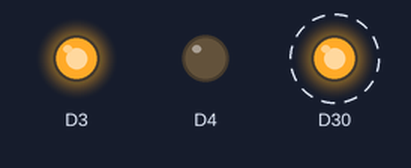
A sketch run on a simulated nRF52 board. On the bench: output pins drawn as LEDs (lit = HIGH). Dashed ring = blinking. A phone connects over Bluetooth LE 3 s after start.

Above: at 0.5 s.
Timing chart, 0 to 3.0 s (numbered marks = the images above):
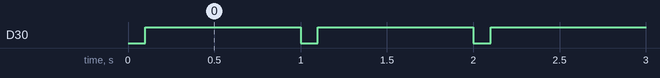

The sketch:

wefind_advertise.ino
```cpp
/**
 * weFind Ball — BLE Advertise Prototype
 *
 * Target: Seeed Studio XIAO BLE Sense (nRF52840)
 * Library: bluefruit.h — built into the Seeed nRF52 board package, no install needed
 *
 * What this does:
 *   - Advertises a custom BLE service UUID so an iPhone can detect the ball
 *   - Blinks the onboard LED once per second to confirm it's running
 *
 * Setup:
 *   1. Select board: Seeed nRF52 Boards > Seeed XIAO BLE Sense - nRF52840
 *   2. Upload this sketch
 *   3. Open nRF Connect app on iPhone, scan — you should see "weFind Ball"
 */

#include <bluefruit.h>

// Custom service UUID for the weFind ball.
// This is what the iOS app will scan for.
// 128-bit UUID — keep this consistent across firmware and iOS app
const uint8_t WEFIND_SERVICE_UUID[] = {
  0x90, 0x78, 0x56, 0x34, 0x12, 0xEF, 0xCD, 0xAB,
  0x90, 0x78, 0xF6, 0xE5, 0xD4, 0xC3, 0xB2, 0xA1
};

BLEService ballService(WEFIND_SERVICE_UUID);

void setup() {
  pinMode(LED_RED,   OUTPUT);
  pinMode(LED_GREEN, OUTPUT);
  pinMode(LED_BLUE,  OUTPUT);
  digitalWrite(LED_RED,   HIGH);
  digitalWrite(LED_GREEN, HIGH);
  digitalWrite(LED_BLUE,  HIGH);

  Bluefruit.begin();
  Bluefruit.setName("weFind Ball");

  ballService.begin();

  // Configure and start advertising
  Bluefruit.Advertising.addFlags(BLE_GAP_ADV_FLAGS_LE_ONLY_GENERAL_DISC_MODE);
  Bluefruit.Advertising.addTxPower();
  Bluefruit.Advertising.addService(ballService);
  Bluefruit.ScanResponse.addName();

  Bluefruit.Advertising.restartOnDisconnect(true);
  Bluefruit.Advertising.setInterval(160, 160); // 100ms interval (units of 0.625ms)
  Bluefruit.Advertising.start(0);              // 0 = advertise forever

  // Blue on solid = advertising started
  digitalWrite(LED_BLUE, LOW);
}

void loop() {
  // Slow green blink = advertising OK
  digitalWrite(LED_GREEN, LOW);  delay(100);
  digitalWrite(LED_GREEN, HIGH); delay(900);
}
```

Measured:
- by itself, D30: alternates HIGH for 0.90 s and LOW for 0.10 s
